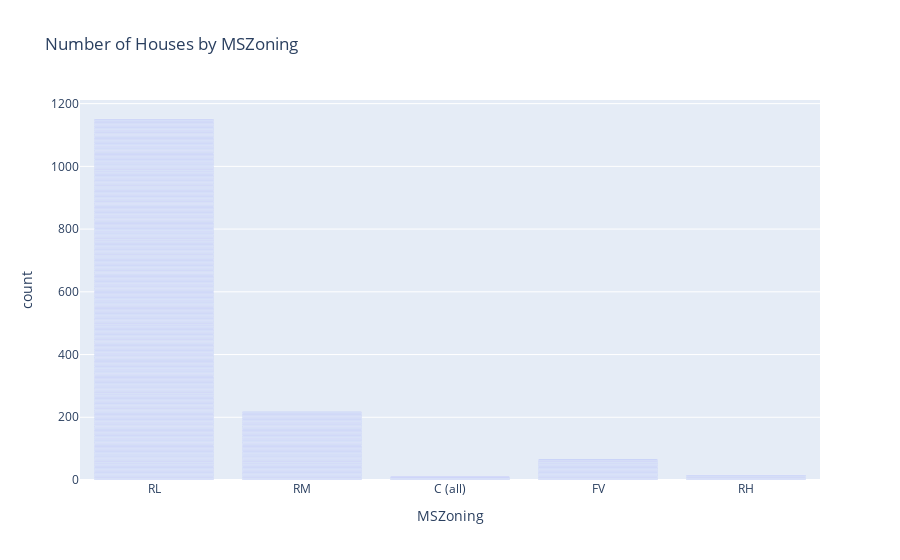
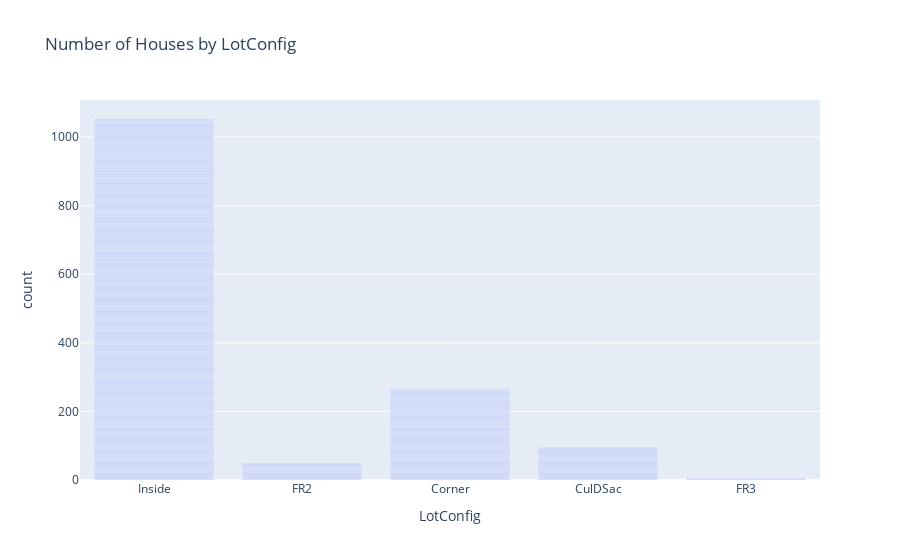
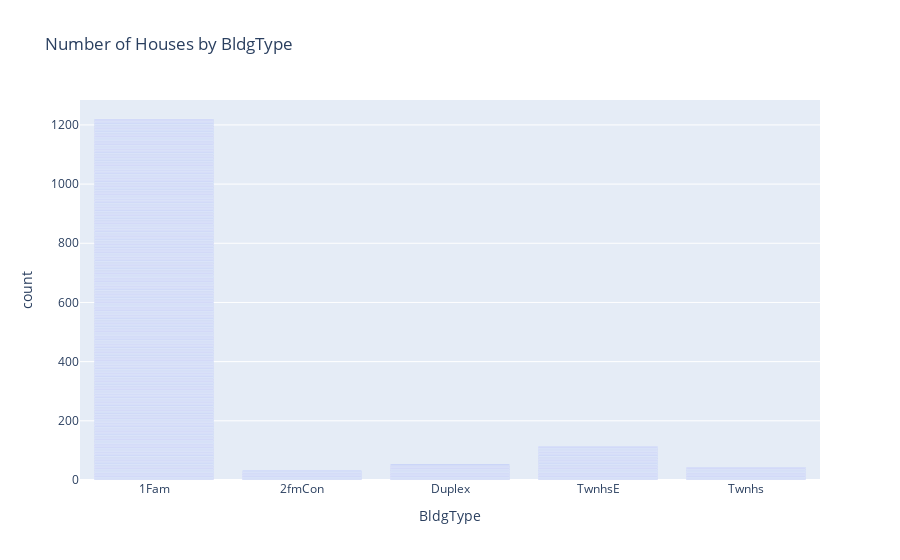
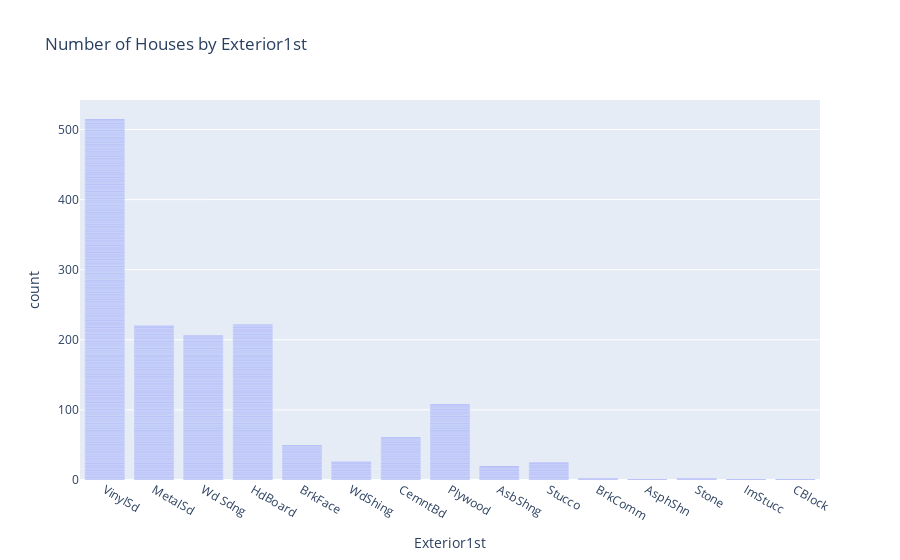

Write notebook code for charts like these, in order.
### Code cell
# create bar plots for all categorical columns
for column in categorical_data.columns:
    fig = px.bar(categorical_data, x=column, title=f'Number of Houses by {column}')
    fig.show()

### Figure 1 — Plotly figure (JSON) as saved in the notebook; plotly's stock layout.template omitted (floating-point values rounded to 4 significant figures; data arrays with more than 128 entries replaced by an {"elided": "..."} marker saying what was removed)
{"data": [{"alignmentgroup": "True", "hovertemplate": "MSZoning=%{x}<br>count=%{y}<extra></extra>", "legendgroup": "", "marker": {"color": "#636efa", "pattern": {"shape": ""}}, "name": "", "offsetgroup": "", "orientation": "v", "showlegend": false, "textposition": "auto", "type": "bar", "x": {"elided": "1460 str values"}, "xaxis": "x", "y": {"elided": "1460 int values"}, "yaxis": "y"}], "layout": {"barmode": "relative", "legend": {"tracegroupgap": 0}, "title": {"text": "Number of Houses by MSZoning"}, "xaxis": {"anchor": "y", "domain": [0, 1], "title": {"text": "MSZoning"}}, "yaxis": {"anchor": "x", "domain": [0, 1], "title": {"text": "count"}}}}

### Figure 2 — Plotly figure (JSON) as saved in the notebook; plotly's stock layout.template omitted (floating-point values rounded to 4 significant figures; data arrays with more than 128 entries replaced by an {"elided": "..."} marker saying what was removed)
{"data": [{"alignmentgroup": "True", "hovertemplate": "LotConfig=%{x}<br>count=%{y}<extra></extra>", "legendgroup": "", "marker": {"color": "#636efa", "pattern": {"shape": ""}}, "name": "", "offsetgroup": "", "orientation": "v", "showlegend": false, "textposition": "auto", "type": "bar", "x": {"elided": "1460 str values"}, "xaxis": "x", "y": {"elided": "1460 int values"}, "yaxis": "y"}], "layout": {"barmode": "relative", "legend": {"tracegroupgap": 0}, "title": {"text": "Number of Houses by LotConfig"}, "xaxis": {"anchor": "y", "domain": [0, 1], "title": {"text": "LotConfig"}}, "yaxis": {"anchor": "x", "domain": [0, 1], "title": {"text": "count"}}}}

### Figure 3 — Plotly figure (JSON) as saved in the notebook; plotly's stock layout.template omitted (floating-point values rounded to 4 significant figures; data arrays with more than 128 entries replaced by an {"elided": "..."} marker saying what was removed)
{"data": [{"alignmentgroup": "True", "hovertemplate": "BldgType=%{x}<br>count=%{y}<extra></extra>", "legendgroup": "", "marker": {"color": "#636efa", "pattern": {"shape": ""}}, "name": "", "offsetgroup": "", "orientation": "v", "showlegend": false, "textposition": "auto", "type": "bar", "x": {"elided": "1460 str values"}, "xaxis": "x", "y": {"elided": "1460 int values"}, "yaxis": "y"}], "layout": {"barmode": "relative", "legend": {"tracegroupgap": 0}, "title": {"text": "Number of Houses by BldgType"}, "xaxis": {"anchor": "y", "domain": [0, 1], "title": {"text": "BldgType"}}, "yaxis": {"anchor": "x", "domain": [0, 1], "title": {"text": "count"}}}}

### Figure 4 — Plotly figure (JSON) as saved in the notebook; plotly's stock layout.template omitted (floating-point values rounded to 4 significant figures; data arrays with more than 128 entries replaced by an {"elided": "..."} marker saying what was removed)
{"data": [{"alignmentgroup": "True", "hovertemplate": "Exterior1st=%{x}<br>count=%{y}<extra></extra>", "legendgroup": "", "marker": {"color": "#636efa", "pattern": {"shape": ""}}, "name": "", "offsetgroup": "", "orientation": "v", "showlegend": false, "textposition": "auto", "type": "bar", "x": {"elided": "1460 str values"}, "xaxis": "x", "y": {"elided": "1460 int values"}, "yaxis": "y"}], "layout": {"barmode": "relative", "legend": {"tracegroupgap": 0}, "title": {"text": "Number of Houses by Exterior1st"}, "xaxis": {"anchor": "y", "domain": [0, 1], "title": {"text": "Exterior1st"}}, "yaxis": {"anchor": "x", "domain": [0, 1], "title": {"text": "count"}}}}
